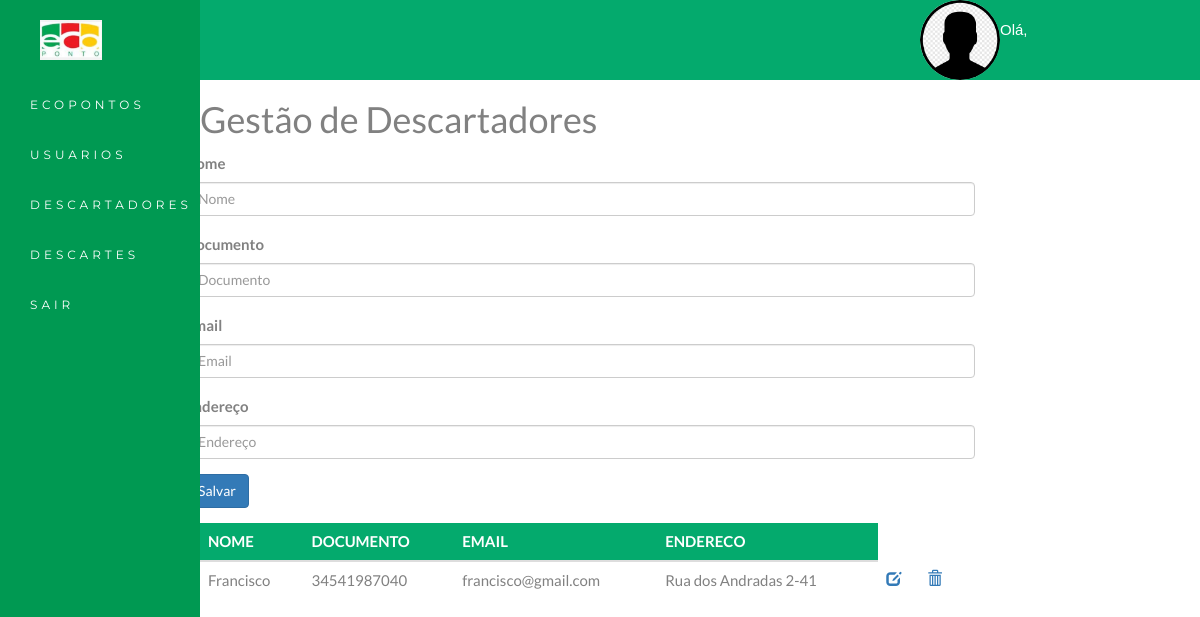
The page /descartadores/ on the database as committed earlier.
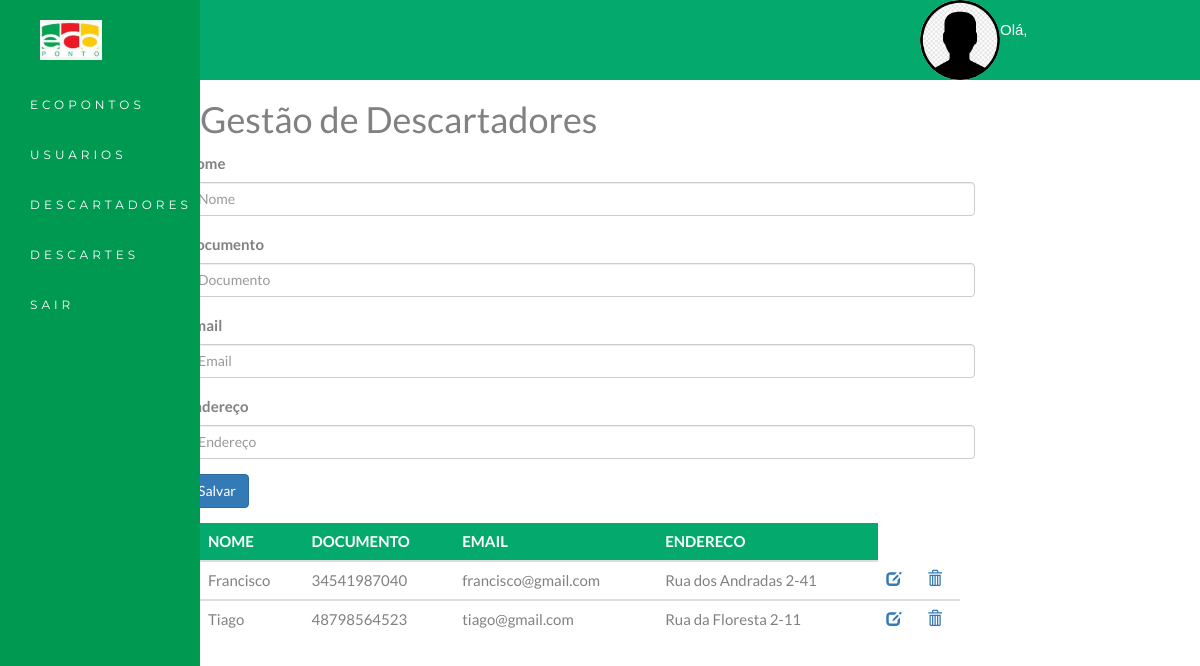
The same page on the database as committed later.
### descartadores/models.py (models this page shows)
class Descartadores(models.Model):
    nome = models.CharField(default='-', max_length=30)
    documento = models.IntegerField(primary_key=True)
    email = models.CharField(default='-', max_length=20)
    endereco = models.CharField(default='-', max_length=30)

### descartadores/views.py (the view)
# urls.py: path('', home, name="home-descartadores"),
def home(request):
    user = request.user.username
    vdescartadores = Descartadores.objects.all()
    return render(request, "descartadores.html", {"descartadores": vdescartadores, "username": user})

### descartadores/templates/descartadores.html (shortened to what the changed rows need)
<!DOCTYPE html>
{% load static %}
<html lang="en">
<head>
    <link rel="stylesheet" href="https://maxcdn.bootstrapcdn.com/bootstrap/3.4.1/css/bootstrap.min.css">
    <link rel="stylesheet" href="../../static/style.css">
</head>
<body id="myPage" data-spy="scroll" data-target=".navbar" data-offset="60">
<div id="header">
    <div id="Nome_do_Usuario">
        <h1 id="ola">Olá, {{ username }}</h1>
    </div>
</div>
<div id="container1">
    <div id="conteudo-right">
        <div class="Container_Descartadores" style="margin: 20px">
            <h1>Gestão de Descartadores</h1>
            <table id="tabela" class="table table-borderless">
                <thead>
                <tr>
                    <th>NOME</th>
                    <th>DOCUMENTO</th>
                    <th>EMAIL</th>
                    <th>ENDERECO</th>
                </tr>
                </thead>
                {% for descartador in descartadores %}
                    <tbody>
                    <tr>
                        <td>{{ descartador.nome }}</td>
                        <td> {{ descartador.documento }} </td>
                        <td>{{ descartador.email }}</td>
                        <td>{{ descartador.endereco }}</td>
                        <td>
                            <a href="{% url 'editar-descartadores' descartador.documento %}"
                               class="glyphicon glyphicon-edit"></a>
                        </td>
                        <td>
                            <a href="{% url 'delete-descartadores' descartador.documento %}"
                               class="glyphicon glyphicon-trash"></a>
                        </td>
                    </tr>
                    </tbody>
                {% endfor %}
            </table>
        </div>
    </div>
</div>
</body>
</html>

Rows that differ between the two databases and show on the page:
added Descartadores: nome "Tiago", documento "48798564523", email "tiago@gmail.com", endereco "Rua da Floresta 2-11"
